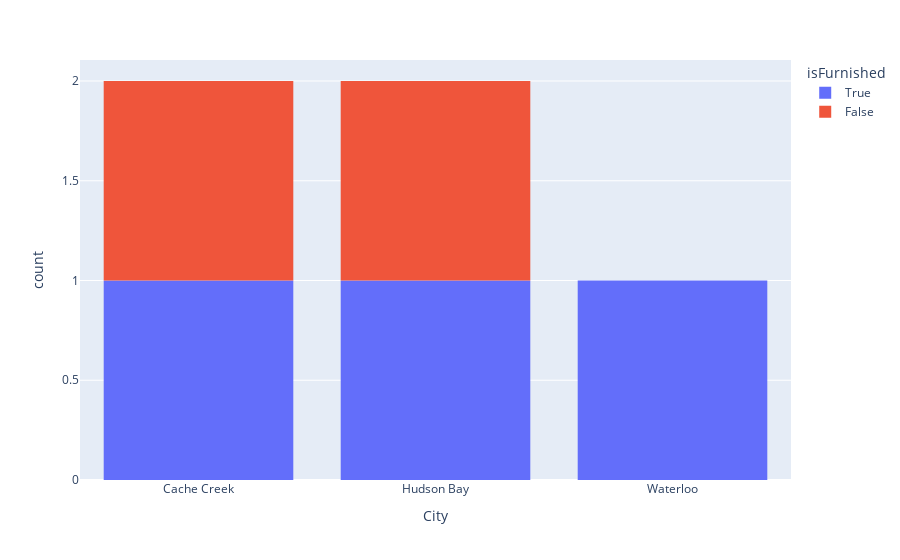

Notebook code for this chart:
### Code cell
fig1 = px.histogram(df, x = "City", color = "isFurnished")
fig1.show()

### Figure 1 — Plotly figure (JSON) as saved in the notebook; plotly's stock layout.template omitted (floating-point values rounded to 4 significant figures)
{"data": [{"alignmentgroup": "True", "bingroup": "x", "hovertemplate": "isFurnished=True<br>City=%{x}<br>count=%{y}<extra></extra>", "legendgroup": "True", "marker": {"color": "#636efa", "pattern": {"shape": ""}}, "name": "True", "offsetgroup": "True", "orientation": "v", "showlegend": true, "type": "histogram", "x": ["Cache Creek", "Hudson Bay", "Waterloo"], "xaxis": "x", "yaxis": "y"}, {"alignmentgroup": "True", "bingroup": "x", "hovertemplate": "isFurnished=False<br>City=%{x}<br>count=%{y}<extra></extra>", "legendgroup": "False", "marker": {"color": "#EF553B", "pattern": {"shape": ""}}, "name": "False", "offsetgroup": "False", "orientation": "v", "showlegend": true, "type": "histogram", "x": ["Cache Creek", "Hudson Bay"], "xaxis": "x", "yaxis": "y"}], "layout": {"barmode": "relative", "legend": {"title": {"text": "isFurnished"}, "tracegroupgap": 0}, "margin": {"t": 60}, "xaxis": {"anchor": "y", "domain": [0, 1], "title": {"text": "City"}}, "yaxis": {"anchor": "x", "domain": [0, 1], "title": {"text": "count"}}}}
